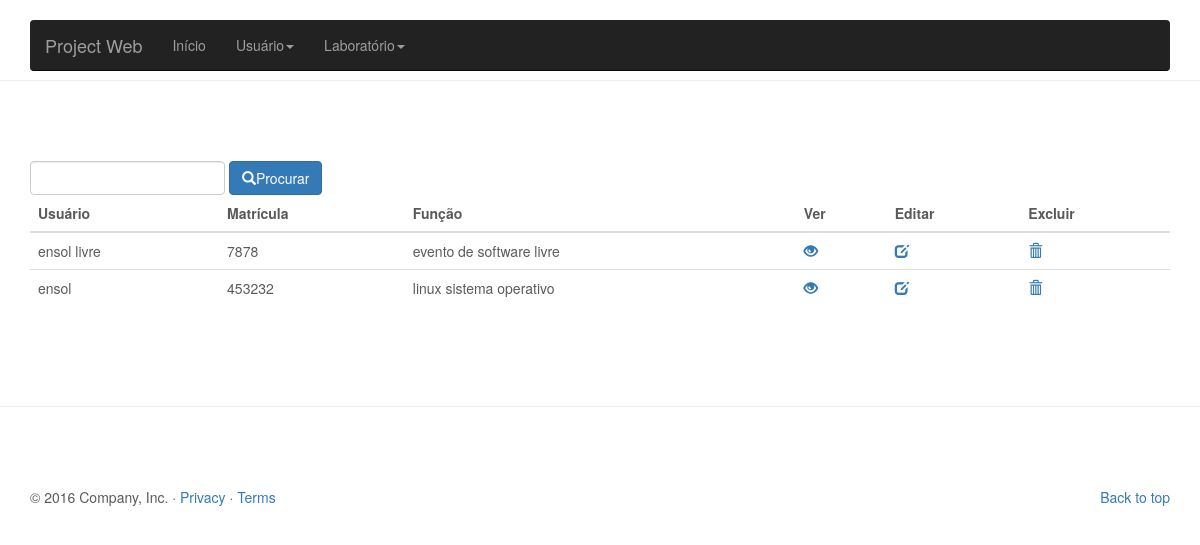
The app's page /lab/view/listarUser.php?buscar=ensol with its own data.
### tables this page shows
CREATE TABLE `usuario` (
  `matricula` int(11) NOT NULL,
  `nome` varchar(100) DEFAULT NULL,
  `funcao` varchar(30) DEFAULT NULL
);

### lab/view/listarUser.php (the view, shortened to what this page needs)
<?php include '../controller/conexao.php';
  if(!empty($_REQUEST)){
    $busca = $_REQUEST['buscar'];
    $query = "SELECT * FROM usuario WHERE nome LIKE '%$busca%' or matricula LIKE '%$busca%'";
  }else{
    $query = "SELECT * FROM usuario";
  }
$res = mysqli_query($conn, $query);
?>
<!DOCTYPE html>
<html lang="pt-br">
  <head>
    <link href="../css/bootstrap.min.css" rel="stylesheet">
    <link href="../css/carousel.css" rel="stylesheet">
  </head>
  <body>
    <div class="navbar-wrapper">
      <div class="container">
        <nav class="navbar navbar-inverse navbar-static-top">
          <div class="container">
            <div class="navbar-header">
              <a class="navbar-brand" href="inicio.php">Project Web</a>
            </div>
            <div id="navbar" class="navbar-collapse collapse">
              <ul class="nav navbar-nav">
                <li><a href="inicio.php">Início</a></li>
                <li class="dropdown">
                  <a href="inserirUser.php" class="dropdown-toggle" data-toggle="dropdown" role="button" aria-haspopup="true" aria-expanded="false">Usuário<span class="caret"></span></a>
                  <li class="dropdown">
                  <a href="inserirUser.php" class="dropdown-toggle" data-toggle="dropdown" role="button" aria-haspopup="true" aria-expanded="false">Laboratório<span class="caret"></span></a>
                </li>
              </ul>
            </div>
          </div>
        </nav>
      </div>
    </div>
<hr class="featurette-divider">
       <div class="container">
       <form class="form-inline" method="get" action="listarUser.php">
        <input type="text" name="buscar" id="nome" class="form-control" autofocus>
        <button class="btn btn-primary" type="submit"><span class="glyphicon glyphicon-search"></span>Procurar</button>
        </form>
    <table class="table table-hover">
    <thead>
      <tr>
        <th>Usuário</th>
        <th>Matrícula</th>
        <th>Função</th>
        <th>Ver</th>
        <th>Editar</th>
        <th>Excluir</th>
      </tr>
    </thead>
    <tbody>
      <?php
while($linha = mysqli_fetch_array($res)){
        echo "<tr><td>".$linha['nome']."</td>";
        echo "<td>".$linha['matricula']."</td>";
        echo "<td>".$linha['funcao']."</td>";
        echo "<td><a href=\"verUser.php?btn=atualizar&nome=$linha[nome]&matricula=$linha[matricula]&funcao=$linha[funcao]\"><span class='glyphicon glyphicon-eye-open'></span></a></td>";
        echo "<td><a href=\"editUser.php?btn=atualizar&nome=$linha[nome]&matricula=$linha[matricula]&funcao=$linha[funcao]\"><span class='glyphicon glyphicon-edit'></span></a></td>";
        echo "<td><a href=\"../controller/controllerUser.php?btn=deletar&nome=$linha[nome]&matricula=$linha[matricula]&funcao=$linha[funcao]\"onClick=\"return confirm('Tem certeza que deseja excluir?')\"><span class='glyphicon glyphicon-trash'></span></a></td></tr>";
 } ?>
    </tbody>
  </table>
</div>
<hr class="featurette-divider">
    <div class="container marketing">
      <footer>
        <p class="pull-right"><a href="#">Back to top</a></p>
        <p>&copy; 2016 Company, Inc. &middot; <a href="#">Privacy</a> &middot; <a href="#">Terms</a></p>
      </footer>
    </div>
  </body>
</html>

### lab/css/carousel.css (style rules this page uses)
body { padding-bottom: 40px; color: #5a5a5a; }
.navbar-wrapper { position: absolute; top: 0; right: 0; left: 0; z-index: 20; }
.navbar-wrapper > .container { padding-right: 0; padding-left: 0; }
.navbar-wrapper .navbar { padding-right: 15px; padding-left: 15px; }
.navbar-wrapper .navbar .container { width: auto; }
.featurette-divider { margin: 80px 0; }
@media (min-width: 768px) { .navbar-wrapper { margin-top: 20px; } }
@media (min-width: 768px) { .navbar-wrapper .container { padding-right: 15px; padding-left: 15px; } }
@media (min-width: 768px) { .navbar-wrapper .navbar { padding-right: 0; padding-left: 0; } }
@media (min-width: 768px) { .navbar-wrapper .navbar { border-radius: 4px; } }

### records on screen
usuario: nome "ensol livre", matricula "7878", funcao "evento de software livre"
usuario: nome "ensol", matricula "453232", funcao "linux sistema operativo"
